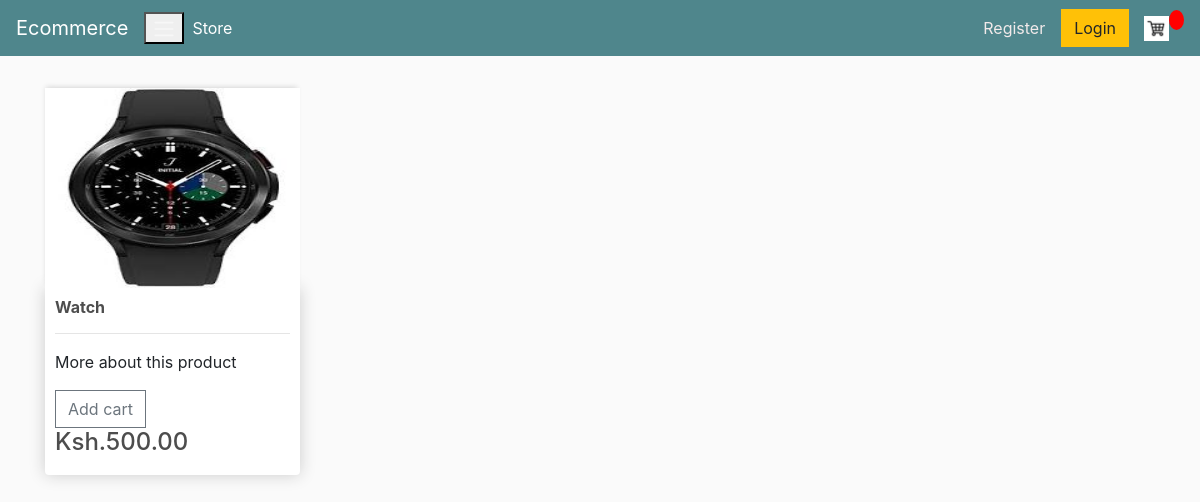
Screenshot of /product/2/ with the database file from the repository.
### stores/models.py (models this page shows, shortened)
class Product(models.Model):
    name = models.CharField(max_length=200, null=True)
    price = models.DecimalField(default=200, max_digits=10, decimal_places=2)
    digital = models.BooleanField(default=False, null=True,blank=False)
    description = models.TextField(default='More about this product')
    image = models.ImageField(null=True, blank=True)
    @property
    def imageURL(self):
        try:
            url = self.image.url
        except:
            url = ''
        return url

### stores/views.py (the view)
# urls.py: path('product/<int:pk>/', views.PostDetailView.as_view(), name='product-details'),
class PostDetailView(DetailView):
    model = Product
    template_name = 'stores/product_details.html'

### stores/templates/stores/product_details.html
{% extends 'stores/base.html' %}
{% block content %}
<div class="row">
    <div class="col-lg-3 mt-2">
        <img class="thumbnail" src="{{ product.imageURL }}" alt="">
        <div class="box-element product">
            <h6><strong>{{ product.name }}</strong></h6>
            <hr>
            <p>{{ product.description }}</p>
            <button data-product="{{product.id}}" data-action="add" class="btn btn-outline-secondary add-btn update-cart">Add cart</button>
            <h4 styles="display: inline-block; float: right;">Ksh.{{ product.price|floatformat:2 }}</h4>
        </div>
    </div>
{% endblock content %}

### static/css/main.css (style rules this page uses)
body { background-color: hsl(0, 0%, 98%); }
h1, h2, h3, h4, h5, h6 { color: hsl(0, 0%, 30%); }
.box-element { box-shadow: hsl(0, 0%, 80%)0 0 16px; background-color: #fff; border-radius: 4px; padding: 10px; }
.thumbnail { width: 100%; height: 200px; -webkit-box-shadow: -1px -3px 5px 2px rgba(214, 214, 214, 1); -moz-box-shadow: -1px -3px 5px 2px rgba(214, 214, 214, 1); box-shadow: -1px -3px 5px -2px rgba(214, 214, 214, 1); }
.product { border-radius: 0 0 4px 4px; }
.btn { border-radius: 0; }

### rows the page displays
Product: imageURL (picture), name "Watch", description "More about this product", price "500.00"
